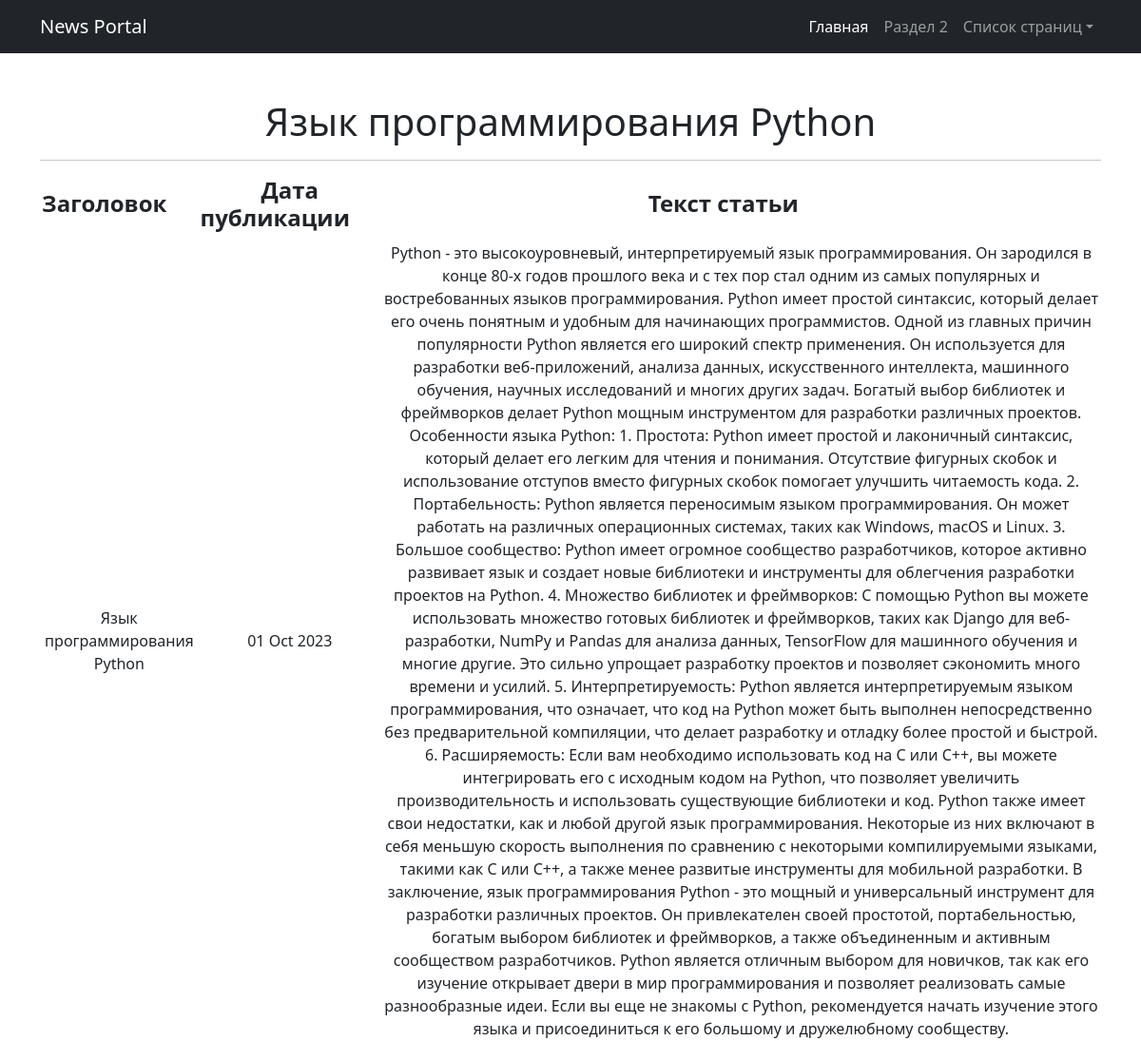
/posts/7, run on the app's committed database.
### news/models.py (models this page shows, shortened)
class Post(models.Model):
    objects = None
    POST_TYPES = [
        ('ARTICLE', 'СТАТЬЯ'),
        ('NEWS', 'НОВОСТЬ'),
    ]
    author = models.ForeignKey(Author, on_delete=models.CASCADE, related_name='posts')
    post_type = models.CharField(max_length=10, choices=POST_TYPES)
    created_date = models.DateTimeField(auto_now_add=True)
    categories = models.ManyToManyField(Category, through='PostCategory')
    title = models.CharField(max_length=255, unique=True)
    text = models.TextField()
    rating = models.IntegerField(default=0)

### news/views.py (the view)
# urls.py: path('<int:pk>', NewsDetail.as_view()),
class NewsDetail(DetailView):
    model = Post
    template_name = 'post.html'  # Используем шаблон default.html
    context_object_name = 'post'

### templates/post.html (shortened to what this page needs)
{% extends 'flatpages/default.html' %}
{% block content %}
<h1>{{ post.title }}</h1>
   <hr>
 {% if post %}
       <table>
           <tr>
               <td> <h4><strong>Заголовок&nbsp;&nbsp;&nbsp;&nbsp;&nbsp;</strong></h4> </td>
               <td> <h4><strong>Дата публикации&nbsp;&nbsp;&nbsp;&nbsp;&nbsp;</strong></h4> </td>
               <td> <h4><strong>Текст статьи&nbsp;&nbsp;&nbsp;&nbsp;&nbsp;&nbsp;</strong></h4> </td>
           </tr>
           <tr>
               <td> {{ post.title }} </td>
               <td> {{ post.created_date|date:'d M Y' }} </td>
               <td> {{ post.text }} </td>
           </tr>
       </table>
{% else %}
       <h2>ТАКОЙ СТАТЬИ НЕТ!</h2>
{% endif %}
{% endblock content %}

### data on the page
Post: title "Язык программирования Python", created_date "01 Oct 2023", text "Python - это высокоуровневый, интерпретируемый язык программирования. Он зародился в конце 80-х годов прошлого века и с тех пор стал одним из самых популярных и востребованных языков программирования. Python имеет простой синтаксис, который делает его очень понятным и удобным для начинающих программистов. Одной из главных причин популярности Python является его широкий спектр применения. Он используется для разработки веб-приложений, анализа данных, искусственного интеллекта, машинного обучения, научных исследований и многих других задач. Богатый выбор библиотек и фреймворков делает Python мощным инструментом для разработки различных проектов. Особенности языка Python: 1. Простота: Python…"
